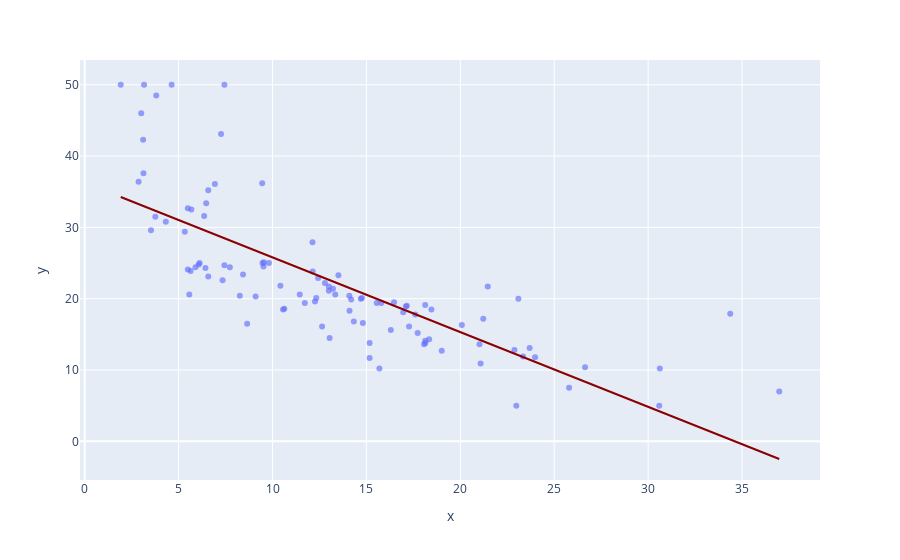

The notebook cell saved with this chart:
### Markdown cell above
Regressionsgerade für RM (durchschnittliche Anzahl der Zimmer pro Wohnung)

### Code cell
px.scatter(x=X_test['LSTAT'], y=y_test, opacity=0.65, 
                trendline='ols', trendline_color_override='darkred')
